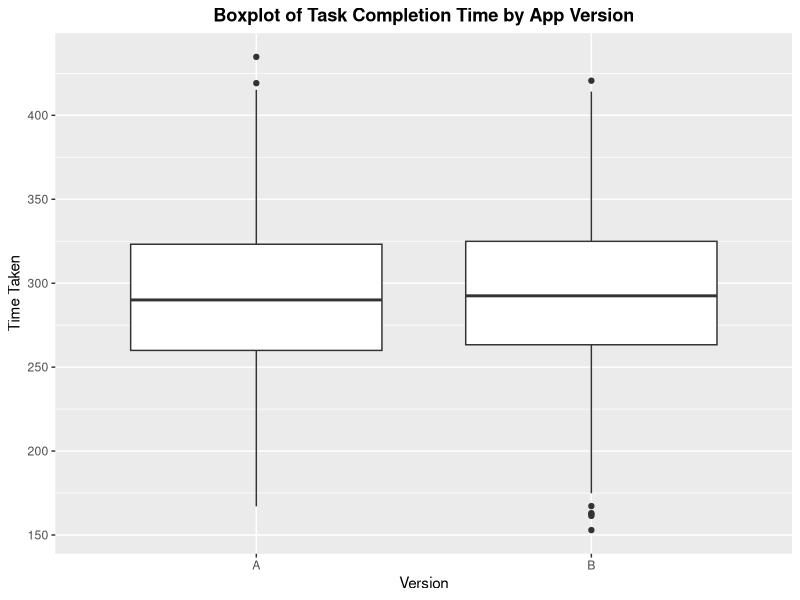
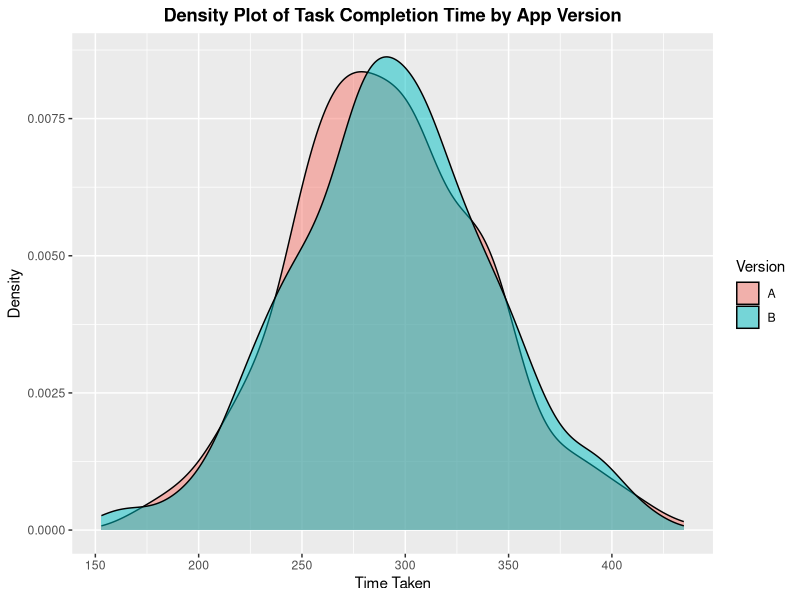

The R source for these figures, in order: (Note: this script raises an error after producing the figures.)
# Install necessary packages
install.packages("readxl")
install.packages("ggplot2")
install.packages("dplyr")

# Load the packages
library(readxl)
library(ggplot2)

# Read the Excel file
time_data <- read_excel("data/usability_study_quantitative_data_ws.xlsx")

# Boxplot
ggplot(time_data, aes(x = Version, y = Time_Taken)) +
  geom_boxplot() +
  labs(title = "Boxplot of Task Completion Time by App Version",
       x = "Version",
       y = "Time Taken") +
  theme(plot.title = element_text(hjust = 0.5, face = "bold"))

# Density plot
ggplot(time_data, aes(x = Time_Taken, fill = Version)) +
  geom_density(alpha = 0.5) +
  labs(title = "Density Plot of Task Completion Time by App Version",
       x = "Time Taken",
       y = "Density") +
  theme(plot.title = element_text(hjust = 0.5, face = "bold"))

# Compute summary statistics for each version
summary_stats_time <- time_data %>%
  group_by(Version) %>%
  summarize(
    Count = n(),
    Mean = mean(Time_Taken),
    Median = median(Time_Taken),
    Standard_Deviation = sd(Time_Taken),
    Min = min(Time_Taken),
    Max = max(Time_Taken)
  )

# Print the summary statistics
print(summary_stats_time)

# Reshaping the data to wide format
time_data_wide <- time_data %>%
  pivot_wider(names_from = Version, values_from = Time_Taken)

# Perform the paired t-test
t_test_result <-
  t.test(time_data_wide$A, time_data_wide$B, paired = TRUE)

# Print the results
print(t_test_result)